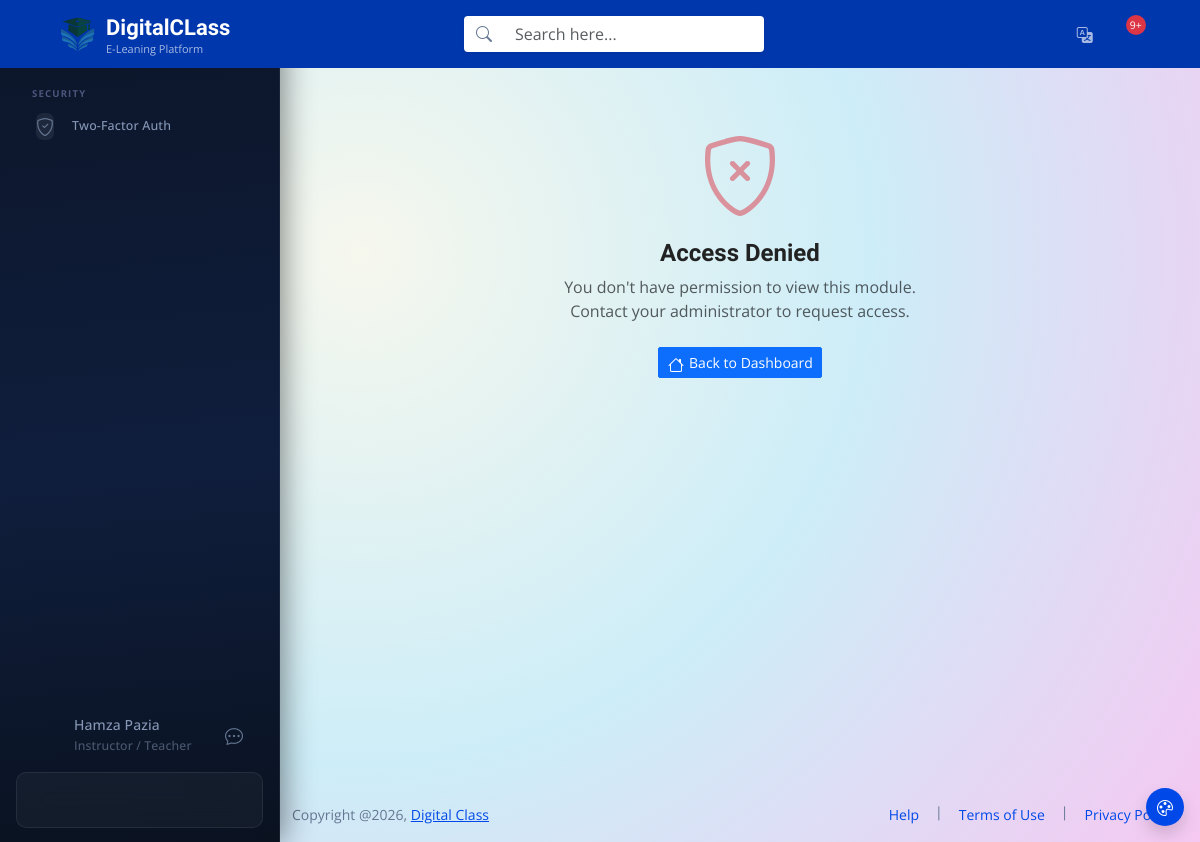
Page /data_files/?view=study_notes_manager&lesson_id=27&course_id=14&chapter_id=34 (signed in) on the earlier database version.
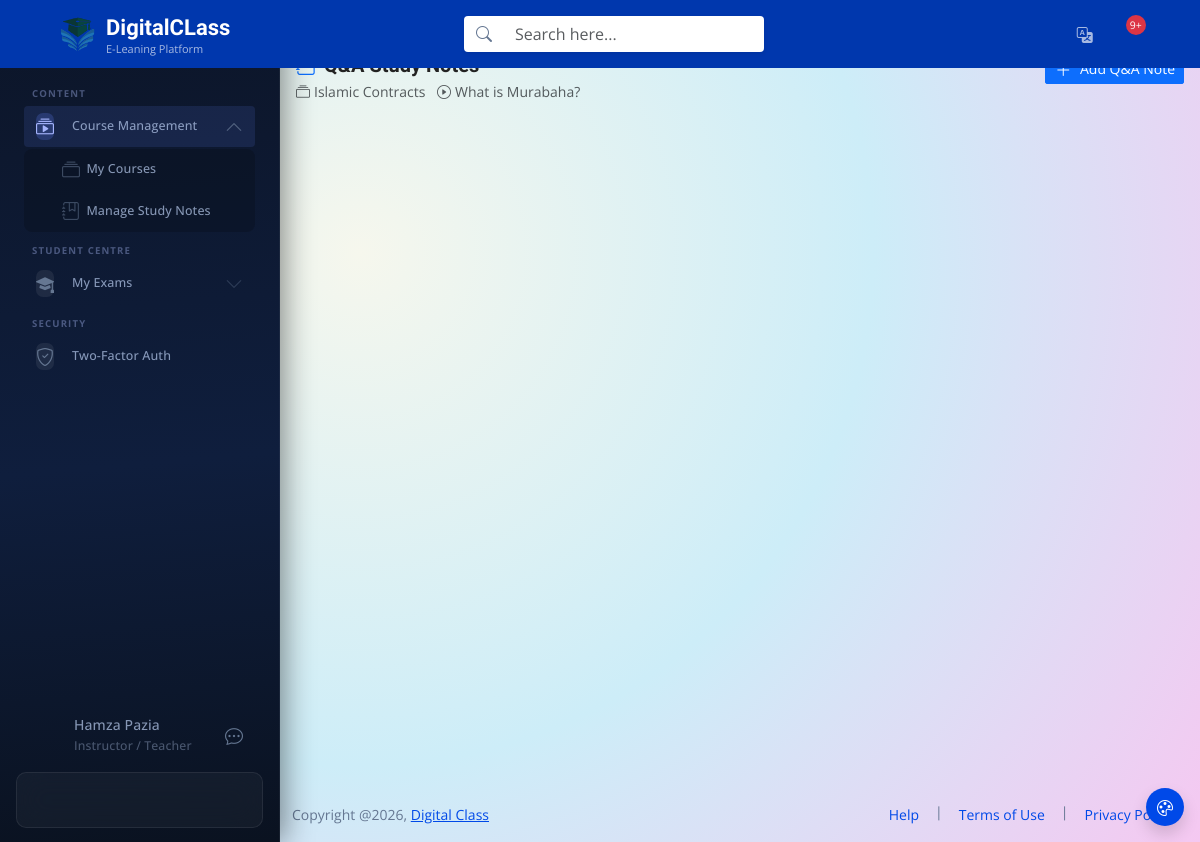
Same page on the later database version.
### tables this page shows
CREATE TABLE `tbl_course_chapters` (
  `id` bigint(20) unsigned NOT NULL AUTO_INCREMENT,
  `instructor_id` varchar(200) NOT NULL,
  `chapter_title` varchar(255) NOT NULL,
  `course_id` bigint(20) unsigned NOT NULL,
  `order` int(11) DEFAULT NULL,
  `status` enum('active','inactive') NOT NULL DEFAULT 'active',
  `created_at` timestamp NULL DEFAULT NULL,
  `updated_at` timestamp NULL DEFAULT NULL,
  PRIMARY KEY (`id`),
  KEY `course_chapters_course_id_foreign` (`course_id`)
);

CREATE TABLE `tbl_course_chapter_lessons` (
  `id` bigint(20) unsigned NOT NULL AUTO_INCREMENT,
  `lesson_title` varchar(255) NOT NULL,
  `description` text DEFAULT NULL,
  `instructor_id` varchar(200) NOT NULL,
  `course_id` bigint(20) unsigned NOT NULL,
  `chapter_id` bigint(20) unsigned DEFAULT NULL,
  `video_id` varchar(255) DEFAULT NULL,
  `library_id` varchar(255) DEFAULT NULL,
  `file_path` text DEFAULT NULL,
  `lesson_thumbnail` varchar(500) DEFAULT NULL,
  `content_type` varchar(200) DEFAULT 'Video',
  `storage` enum('upload','youtube','vimeo','external_link','google_drive','iframe','aws','wasabi','live') DEFAULT 'upload',
  `file_type` enum('video','audio','pdf','txt','docx','iframe','image','file','live','other') DEFAULT 'video',
  `video_duration` varchar(20) DEFAULT NULL,
  `status` enum('active','inactive') NOT NULL DEFAULT 'active',
  `isFreePreviewLesson` varchar(200) DEFAULT NULL,
  `enableDiscussions` varchar(200) DEFAULT NULL,
  `isDownloadable` varchar(200) DEFAULT NULL,
  `created_at` timestamp NULL DEFAULT NULL,
  `updated_at` timestamp NULL DEFAULT NULL,
  `sort_order` int(11) DEFAULT 0,
  PRIMARY KEY (`id`),
  KEY `course_chapter_lessons_chapter_id_foreign` (`chapter_id`)
);

### data_files/config/modules.php (called while the page is built, shortened)
<?php
function canAccessModule(array $perms, string $module): bool {
    return in_array('*', $perms) || in_array($module, $perms);
}

### data_files/pages/403.php
<div class="container-fluid d-flex align-items-center justify-content-center" style="min-height:60vh">
  <div class="text-center">
    <i class="bi bi-shield-x display-1 text-danger opacity-50 d-block mb-3"></i>
    <h4 class="fw-bold">Access Denied</h4>
    <p class="text-muted">You don't have permission to view this module.<br>Contact your administrator to request access.</p>
    <a href="?view=3002" class="btn btn-primary btn-sm mt-2">
      <i class="bi bi-house me-1"></i>Back to Dashboard
    </a>
  </div>
</div>

### data_files/pages/side_menu.php (shortened to what the changed rows need)
<?php
$cv = $_GET['view'] ?? '';
$groups = [
    'menuAdmin'      => ['admin_dashboard','admin_users','admin_roles','admin_permissions','admin_courses','admin_course_detail','admin_payment_settings'],
    'menuCourseMgmt' => ['my_courses_online_contents_list_view','course_contents_management','view_course_details','teacher_study_notes','study_notes_manager'],
    'menuTaxonomy'   => ['qb_subjects','qb_levels','qb_chapters','qb_subtopics','qb_bloom_levels','qb_difficulty_levels','qb_sections'],
    'menuQuestions'  => ['qb_all_questions','qb_add_question','qb_bulk_upload','qb_draft_questions','qb_review_queue','qb_approved_questions','qb_published_questions','qb_archived_questions','qb_question_media'],
    'menuExamBuilder'=> ['qb_create_exam','qb_exam_templates','qb_random_exam','qb_cbt_exams','qb_print_exams'],
    'menuStudentExam'=> ['student_exams','student_take_exam','student_exam_results'],
    'menuCurriculum' => ['qb_competencies','qb_learning_outcomes','qb_curriculum_references'],
    'menuAnalytics'  => ['qb_question_usage','qb_difficulty_analytics','qb_student_performance','qb_most_failed','qb_bloom_distribution'],
    'menuImportExport'=> ['qb_excel_import','qb_csv_import','qb_export_questions','qb_import_logs'],
    'menuAiTools'    => ['qb_ai_generate','qb_ai_explanations','qb_ai_difficulty','qb_duplicate_detector'],
    'menuSettings'   => ['qb_id_rules','qb_approval_workflow','qb_media_storage','qb_general_settings'],
];
$open = fn(string $id) => in_array($cv, $groups[$id] ?? []);
$pc   = fn(string $id) => 'nav-link qb-parent' . ($open($id) ? '' : ' collapsed');
$cc   = fn(string $id) => 'collapse' . ($open($id) ? ' show' : '');
$ae   = fn(string $id) => $open($id) ? 'true' : 'false';
$lc   = fn(string $view) => 'nav-link' . ($cv === $view ? ' active' : '');
?>
<ul class="nav flex-column menu-active-line">
    <div class="dcm-nav-group">Navigation</div>
    <li class="nav-item">
        <a href="../data_files/?view=3002" class="nav-link<?= in_array($cv, ['3002','study_notes_viewer','read_course_details_data','learning-student-home']) ? ' active' : '' ?>">
        </a>
    </li>
    <?php if (canAccessModule($user_perms, 'course_management')): ?>
    <div class="dcm-nav-group">Content</div>
    <li class="nav-item">
        <a href="#menuCourseMgmt" class="<?= $pc('menuCourseMgmt') ?>" data-bs-toggle="collapse" aria-expanded="<?= $ae('menuCourseMgmt') ?>">
            <i class="menu-icon bi bi-collection-play"></i>
            <span class="menu-name">Course Management</span><i class="bi bi-chevron-down qb-chevron"></i>
        </a>
        <div class="<?= $cc('menuCourseMgmt') ?>" id="menuCourseMgmt">
            <ul class="nav flex-column qb-submenu">
                <li class="nav-item">
                    <a href="../data_files/?view=my_courses_online_contents_list_view" class="<?= $lc('my_courses_online_contents_list_view') ?>">
                        <i class="bi bi-collection"></i><span>My Courses</span>
                    </a>
                </li>
                <li class="nav-item">
                    <a href="../data_files/?view=teacher_study_notes" class="<?= $lc('teacher_study_notes') ?>">
                        <i class="bi bi-journal-bookmark"></i><span>Manage Study Notes</span>
                    </a>
                </li>
            </ul>
        </div>
    </li>
    <?php endif; ?>
    <?php if (canAccessModule($user_perms, 'student_exams')): ?>
    <div class="dcm-nav-group">Student Centre</div>
    <li class="nav-item">
        <a href="#menuStudentExam" class="<?= $pc('menuStudentExam') ?>" data-bs-toggle="collapse" aria-expanded="<?= $ae('menuStudentExam') ?>">
            <i class="menu-icon bi bi-mortarboard-fill"></i>
            <span class="menu-name">My Exams</span><i class="bi bi-chevron-down qb-chevron"></i>
        </a>
    </li>
    <?php endif; ?>
    <div class="dcm-nav-group">Security</div>
    <li class="nav-item">
        <a href="../data_files/?view=admin_2fa" class="<?= $lc('admin_2fa') ?>">
        </a>
    </li>
</ul>

### data_files/pages/study_notes_manager.php (shortened to what the changed rows need)
<?php
$lesson_id  = intval($_GET['lesson_id']  ?? 0);
$course_id  = intval($_GET['course_id']  ?? 0);
$chapter_id = intval($_GET['chapter_id'] ?? 0);
$lesson  = $db->query("SELECT * FROM tbl_course_chapter_lessons WHERE id=$lesson_id")->fetch_assoc();
$chapter = $db->query("SELECT chapter_title FROM tbl_course_chapters WHERE id=$chapter_id")->fetch_assoc();
?>
<div class="container-fluid px-3 pt-3 pb-5">
    <nav aria-label="breadcrumb" class="mb-3">
        <ol class="breadcrumb small">
            <li class="breadcrumb-item"><a href="?view=3002">Home</a></li>
            <li class="breadcrumb-item"><a href="?view=course_contents_management&course_id=<?= $course_id ?>">
            </a></li>
            <li class="breadcrumb-item active">Q&amp;A Notes</li>
        </ol>
    </nav>
    <div class="d-flex align-items-start justify-content-between flex-wrap gap-2 mb-4">
        <div>
            <h5 class="mb-1 fw-semibold"><i class="bi bi-journal-bookmark-fill text-primary me-2"></i>Q&amp;A Study Notes</h5>
            <p class="text-muted small mb-0">
                <span class="me-2"><i class="bi bi-collection me-1"></i><?= htmlspecialchars($chapter['chapter_title'] ?? '') ?></span>
                <span><i class="bi bi-play-circle me-1"></i><?= htmlspecialchars($lesson['lesson_title']) ?></span>
            </p>
        </div>
        <button class="btn btn-primary btn-sm" data-bs-toggle="modal" data-bs-target="#noteModal" onclick="openAddModal()">
            <i class="bi bi-plus-lg me-1"></i> Add Q&amp;A Note
        </button>
    </div>
</div>

Differences in the rows shown:
now on this page (row unchanged): tbl_course_chapters: chapter_title "Islamic Contracts"
now on this page (row edited): tbl_course_chapter_lessons: lesson_title "What is Murabaha?"
Other differences:
text no longer shown: "Access Denied You don't have permission to view this module. Contact your administrator to request access. Back to Dashboard"
text now shown: "CONTENT Course Management My Courses Manage Study Notes STUDENT CENTRE My Exams Add Q&A Note"
